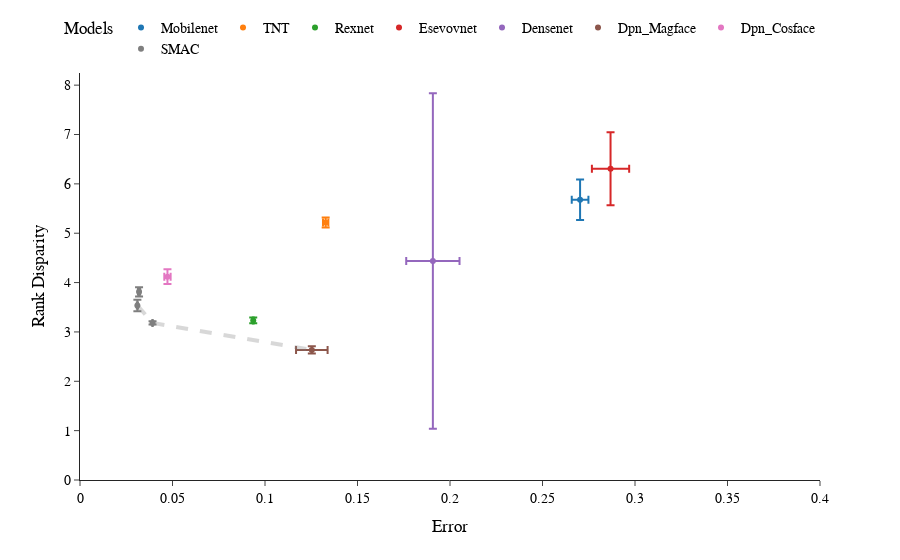

Notebook code cell kept with this figure:
### Code cell
#Test plot
fig = px.scatter(df_rank_4_test, x='Accuracy_mean', y='Disparity_mean', error_x = "Accuracy_std", error_y = "Disparity_std", color='Model', template="simple_white",)
fig.update_layout(
    yaxis_title="Rank Disparity",
    xaxis_title = "Error",
    xaxis_range=[0,0.4]
)
fig.add_shape(type='line',
                x0=0,y0=0,x1=1,y1=0,
                line=dict(color='Red',),
                xref='x',yref='y'
)
fig.update_layout(
    xaxis_title="Error",
    yaxis_title="Rank Disparity",
    legend_title="Models",
    font=dict(
        family="Arial",
        size=14,
        color="Black"
    )
)
fig.update_layout(legend=dict(
    orientation="h",
    yanchor="bottom",
    y=1.02,
    xanchor="right",
    x=1
))
p = np.array(preparePareto(df_rank_4_test[['Accuracy_mean','Disparity_mean']], False, False).dropna())
for x, y in zip(p[:-1], p[1:]):
    fig.add_shape(type='line',
                x0=x[0],y0=x[1],x1=y[0],y1=y[1],
                line=dict(color='gray',width=4),line_dash='dash',
                xref='x',yref='y')
fig.write_html("pareto_rank_disp_4.html")
fig.show()

### Figure 1 — Plotly figure (JSON) as saved in the notebook; plotly's stock layout.template omitted (floating-point values rounded to 4 significant figures)
{"data": [{"error_x": {"array": [0.004509]}, "error_y": {"array": [0.4111]}, "hovertemplate": "Model=Mobilenet<br>Accuracy_mean=%{x}<br>Disparity_mean=%{y}<extra></extra>", "legendgroup": "Mobilenet", "marker": {"color": "#1F77B4", "symbol": "circle"}, "mode": "markers", "name": "Mobilenet", "orientation": "v", "showlegend": true, "type": "scatter", "x": [0.2703], "xaxis": "x", "y": [5.679], "yaxis": "y"}, {"error_x": {"array": [0.001453]}, "error_y": {"array": [0.1008]}, "hovertemplate": "Model=TNT<br>Accuracy_mean=%{x}<br>Disparity_mean=%{y}<extra></extra>", "legendgroup": "TNT", "marker": {"color": "#FF7F0E", "symbol": "circle"}, "mode": "markers", "name": "TNT", "orientation": "v", "showlegend": true, "type": "scatter", "x": [0.1328], "xaxis": "x", "y": [5.215], "yaxis": "y"}, {"error_x": {"array": [0.0002105]}, "error_y": {"array": [0.05801]}, "hovertemplate": "Model=Rexnet<br>Accuracy_mean=%{x}<br>Disparity_mean=%{y}<extra></extra>", "legendgroup": "Rexnet", "marker": {"color": "#2CA02C", "symbol": "circle"}, "mode": "markers", "name": "Rexnet", "orientation": "v", "showlegend": true, "type": "scatter", "x": [0.09364], "xaxis": "x", "y": [3.233], "yaxis": "y"}, {"error_x": {"array": [0.01007]}, "error_y": {"array": [0.7383]}, "hovertemplate": "Model=Esevovnet<br>Accuracy_mean=%{x}<br>Disparity_mean=%{y}<extra></extra>", "legendgroup": "Esevovnet", "marker": {"color": "#D62728", "symbol": "circle"}, "mode": "markers", "name": "Esevovnet", "orientation": "v", "showlegend": true, "type": "scatter", "x": [0.2868], "xaxis": "x", "y": [6.306], "yaxis": "y"}, {"error_x": {"array": [0.0144]}, "error_y": {"array": [3.398]}, "hovertemplate": "Model=Densenet<br>Accuracy_mean=%{x}<br>Disparity_mean=%{y}<extra></extra>", "legendgroup": "Densenet", "marker": {"color": "#9467BD", "symbol": "circle"}, "mode": "markers", "name": "Densenet", "orientation": "v", "showlegend": true, "type": "scatter", "x": [0.1907], "xaxis": "x", "y": [4.436], "yaxis": "y"}, {"error_x": {"array": [0.008529]}, "error_y": {"array": [0.07286]}, "hovertemplate": "Model=Dpn_Magface<br>Accuracy_mean=%{x}<br>Disparity_mean=%{y}<extra></extra>", "legendgroup": "Dpn_Magface", "marker": {"color": "#8C564B", "symbol": "circle"}, "mode": "markers", "name": "Dpn_Magface", "orientation": "v", "showlegend": true, "type": "scatter", "x": [0.1253], "xaxis": "x", "y": [2.635], "yaxis": "y"}, {"error_x": {"array": [0.001706]}, "error_y": {"array": [0.1501]}, "hovertemplate": "Model=Dpn_Cosface<br>Accuracy_mean=%{x}<br>Disparity_mean=%{y}<extra></extra>", "legendgroup": "Dpn_Cosface", "marker": {"color": "#E377C2", "symbol": "circle"}, "mode": "markers", "name": "Dpn_Cosface", "orientation": "v", "showlegend": true, "type": "scatter", "x": [0.04728], "xaxis": "x", "y": [4.119], "yaxis": "y"}, {"error_x": {"array": [0.0003052, 0.0001146, 0.0006081]}, "error_y": {"array": [0.1183, 0.03347, 0.09482]}, "hovertemplate": "Model=SMAC<br>Accuracy_mean=%{x}<br>Disparity_mean=%{y}<extra></extra>", "legendgroup": "SMAC", "marker": {"color": "#7F7F7F", "symbol": "circle"}, "mode": "markers", "name": "SMAC", "orientation": "v", "showlegend": true, "type": "scatter", "x": [0.03102, 0.03921, 0.03192], "xaxis": "x", "y": [3.535, 3.183, 3.812], "yaxis": "y"}], "layout": {"font": {"color": "Black", "family": "Arial", "size": 14}, "legend": {"orientation": "h", "title": {"text": "Models"}, "tracegroupgap": 0, "x": 1, "xanchor": "right", "y": 1.02, "yanchor": "bottom"}, "margin": {"t": 60}, "shapes": [{"line": {"color": "Red"}, "type": "line", "x0": 0, "x1": 1, "xref": "x", "y0": 0, "y1": 0, "yref": "y"}, {"line": {"color": "gray", "dash": "dash", "width": 4}, "type": "line", "x0": 0.03102, "x1": 0.03921, "xref": "x", "y0": 3.535, "y1": 3.183, "yref": "y"}, {"line": {"color": "gray", "dash": "dash", "width": 4}, "type": "line", "x0": 0.03921, "x1": 0.1253, "xref": "x", "y0": 3.183, "y1": 2.635, "yref": "y"}], "xaxis": {"anchor": "y", "domain": [0, 1], "range": [0, 0.4], "title": {"text": "Error"}}, "yaxis": {"anchor": "x", "domain": [0, 1], "title": {"text": "Rank Disparity"}}}}
